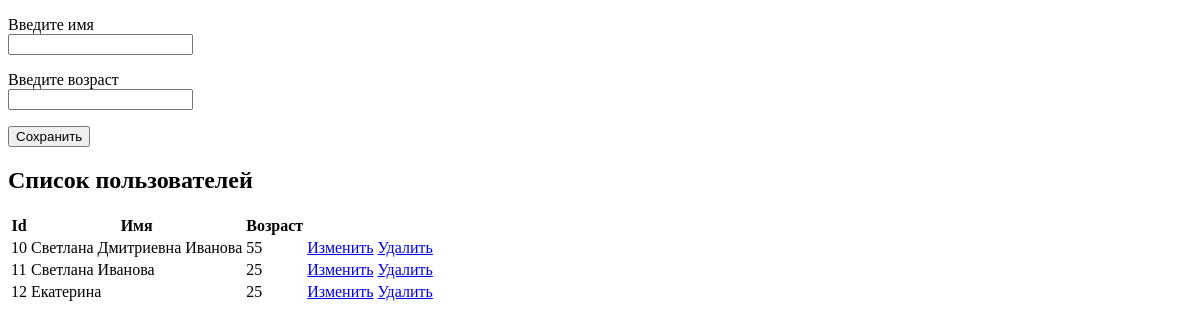
Before: / with the older database file.
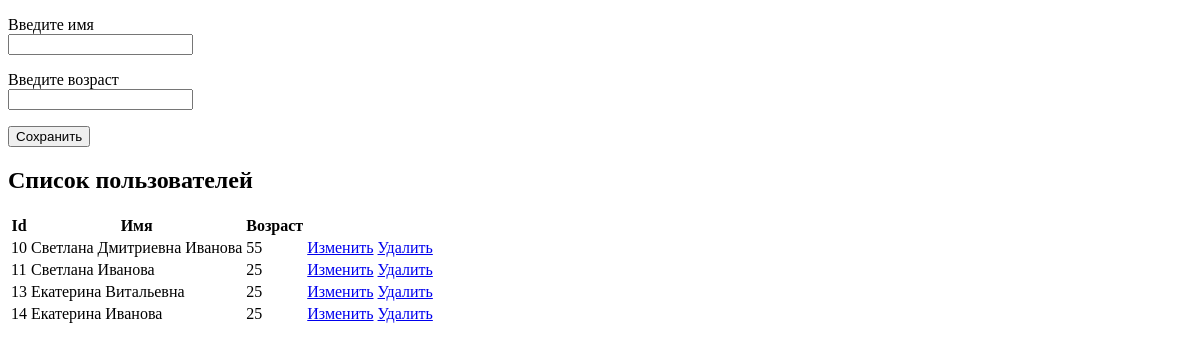
After: the same page with the newer database file.
### firstapp/models.py (models this page shows)
class Person(models.Model):
    name = models.CharField(max_length=20)
    age = models.IntegerField()
    objects = models.Manager()

### firstapp/views.py (the view)
# urls.py: path('', views.index, name='home'),
def index(request):
    people = Person.objects.all()
    return render(request, 'index.html', {'people': people})

### templates/index.html (shortened to what this page needs)
<!DOCTYPE html>
<html lang="en">
<head>
</head>
<body class="container">
    <form method="POST" action="create/">
        <p>
            <label>Введите имя</label><br>
            <input type="text" name="name" />
        </p>
        <p>
            <label>Введите возраст</label><br>
            <input type="number" name="age" />
        </p>
        <input type="submit" value="Сохранить" />
    </form>
    {% if people.count > 0 %}
<h2>Список пользователей</h2>
<table>
    <tr><th>Id</th><th>Имя</th><th>Возраст</th></tr>
    {% for person in people %}
    <tr><td>{{ person.id }}</td>
        <td>{{ person.name }}</td>
        <td>{{ person.age }}</td>
        <td><a href="edit/{{person.id}}">Изменить</a>
            <a href="delete/{{ person.id}}">Удалить</a>
        </td>
    </tr>
    {% endfor %}
</table>
{% endif %}
</body>
</html>

Changed rows visible on the page:
removed Person: id "12", name "Екатерина", age "25"
added Person: id "13", name "Екатерина Витальевна", age "25"
added Person: id "14", name "Екатерина Иванова", age "25"
